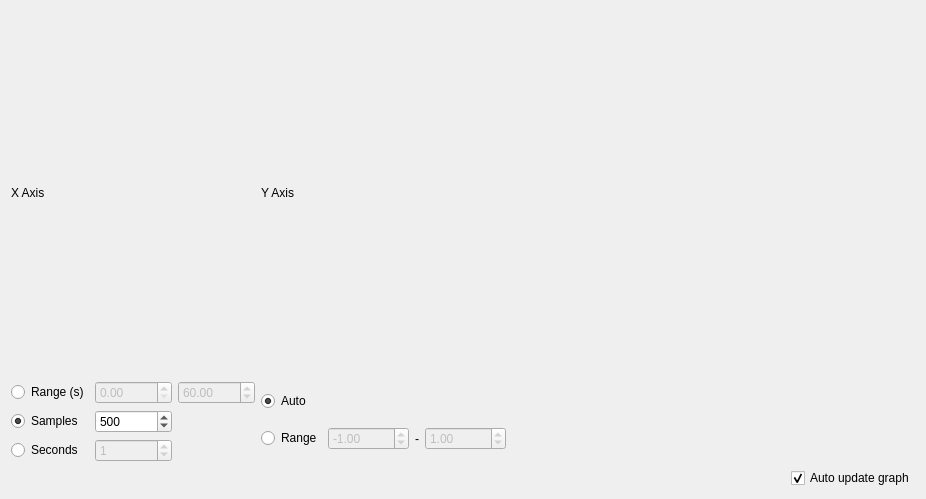
<?xml version="1.0" encoding="UTF-8"?>
<ui version="4.0">
 <class>Form</class>
 <widget class="QWidget" name="Form">
  <property name="geometry">
   <rect>
    <x>0</x>
    <y>0</y>
    <width>926</width>
    <height>499</height>
   </rect>
  </property>
  <property name="windowTitle">
   <string>Plot</string>
  </property>
  <layout class="QHBoxLayout" name="horizontalLayout">
   <item>
    <layout class="QVBoxLayout" name="mainLayout">
     <item>
      <layout class="QHBoxLayout" name="horizontalLayout_2">
       <item>
        <layout class="QVBoxLayout" name="plotLayout"/>
       </item>
      </layout>
     </item>
     <item>
      <layout class="QHBoxLayout" name="lowerLayout">
       <item>
        <layout class="QGridLayout" name="options">
         <item row="3" column="0">
          <layout class="QGridLayout" name="gridLayout">
           <item row="1" column="0">
            <layout class="QGridLayout" name="gridLayout_5">
             <item row="0" column="0">
              <widget class="QRadioButton" name="_enable_range_x">
               <property name="text">
                <string>Range (s)</string>
               </property>
               <property name="autoExclusive">
                <bool>false</bool>
               </property>
              </widget>
             </item>
             <item row="0" column="1">
              <widget class="QDoubleSpinBox" name="_range_x_min">
               <property name="enabled">
                <bool>false</bool>
               </property>
               <property name="minimum">
                <double>0</double>
               </property>
               <property name="maximum">
                <double>86400</double>
               </property>
               <property name="singleStep">
                <double>1</double>
               </property>
               <property name="value">
                <double>0</double>
               </property>
              </widget>
             </item>
             <item row="0" column="4">
              <widget class="QDoubleSpinBox" name="_range_x_max">
               <property name="enabled">
                <bool>false</bool>
               </property>
               <property name="minimum">
                <double>0</double>
               </property>
               <property name="maximum">
                <double>86400</double>
               </property>
               <property name="singleStep">
                <double>1</double>
               </property>
               <property name="value">
                <double>60</double>
               </property>
              </widget>
             </item>
             <item row="1" column="0">
              <widget class="QRadioButton" name="_enable_samples_x">
               <property name="enabled">
                <bool>true</bool>
               </property>
               <property name="text">
                <string>Samples</string>
               </property>
               <property name="checked">
                <bool>true</bool>
               </property>
               <property name="autoExclusive">
                <bool>false</bool>
               </property>
              </widget>
             </item>
             <item row="1" column="1">
              <widget class="QSpinBox" name="_nbr_of_samples_x">
               <property name="suffix">
                <string/>
               </property>
               <property name="maximum">
                <number>3000</number>
               </property>
               <property name="singleStep">
                <number>100</number>
               </property>
               <property name="value">
                <number>500</number>
               </property>
              </widget>
             </item>
             <item row="2" column="0">
              <widget class="QRadioButton" name="_enable_seconds_x">
               <property name="text">
                <string>Seconds</string>
               </property>
              </widget>
             </item>
             <item row="2" column="1">
              <widget class="QSpinBox" name="_nbr_of_seconds_x">
               <property name="enabled">
                <bool>false</bool>
               </property>
               <property name="suffix">
                <string/>
               </property>
               <property name="maximum">
                <number>59</number>
               </property>
               <property name="value">
                <number>1</number>
               </property>
              </widget>
             </item>
            </layout>
           </item>
           <item row="1" column="1">
            <layout class="QGridLayout" name="gridLayout_6">
             <item row="2" column="2">
              <widget class="QLabel" name="label_3">
               <property name="text">
                <string>-</string>
               </property>
              </widget>
             </item>
             <item row="2" column="0">
              <widget class="QRadioButton" name="_enable_range_y">
               <property name="enabled">
                <bool>true</bool>
               </property>
               <property name="text">
                <string>Range</string>
               </property>
               <property name="autoExclusive">
                <bool>false</bool>
               </property>
              </widget>
             </item>
             <item row="1" column="0">
              <widget class="QRadioButton" name="_enable_auto_y">
               <property name="text">
                <string>Auto</string>
               </property>
               <property name="checked">
                <bool>true</bool>
               </property>
               <property name="autoExclusive">
                <bool>false</bool>
               </property>
              </widget>
             </item>
             <item row="2" column="5">
              <spacer name="horizontalSpacer_2">
               <property name="orientation">
                <enum>Qt::Horizontal</enum>
               </property>
               <property name="sizeHint" stdset="0">
                <size>
                 <width>40</width>
                 <height>20</height>
                </size>
               </property>
              </spacer>
             </item>
             <item row="2" column="1">
              <widget class="QDoubleSpinBox" name="_range_y_min">
               <property name="enabled">
                <bool>false</bool>
               </property>
               <property name="minimum">
                <double>-65000.000000000000000</double>
               </property>
               <property name="maximum">
                <double>65000.000000000000000</double>
               </property>
               <property name="singleStep">
                <double>1.000000000000000</double>
               </property>
               <property name="value">
                <double>-1.000000000000000</double>
               </property>
              </widget>
             </item>
             <item row="2" column="4">
              <widget class="QDoubleSpinBox" name="_range_y_max">
               <property name="enabled">
                <bool>false</bool>
               </property>
               <property name="minimum">
                <double>-65000.000000000000000</double>
               </property>
               <property name="maximum">
                <double>65000.000000000000000</double>
               </property>
               <property name="singleStep">
                <double>1.000000000000000</double>
               </property>
               <property name="value">
                <double>1.000000000000000</double>
               </property>
              </widget>
             </item>
            </layout>
           </item>
           <item row="2" column="1">
            <layout class="QGridLayout" name="gridLayout_2">
             <item row="0" column="0">
              <spacer name="horizontalSpacer">
               <property name="orientation">
                <enum>Qt::Horizontal</enum>
               </property>
               <property name="sizeHint" stdset="0">
                <size>
                 <width>40</width>
                 <height>20</height>
                </size>
               </property>
              </spacer>
             </item>
             <item row="0" column="1">
              <widget class="QCheckBox" name="_auto_redraw">
               <property name="text">
                <string>Auto update graph</string>
               </property>
               <property name="checked">
                <bool>true</bool>
               </property>
              </widget>
             </item>
            </layout>
           </item>
           <item row="0" column="0">
            <widget class="QLabel" name="label">
             <property name="text">
              <string>X Axis</string>
             </property>
            </widget>
           </item>
           <item row="0" column="1">
            <widget class="QLabel" name="label_4">
             <property name="text">
              <string>Y Axis</string>
             </property>
            </widget>
           </item>
          </layout>
         </item>
        </layout>
       </item>
      </layout>
     </item>
    </layout>
   </item>
  </layout>
 </widget>
 <resources/>
 <connections/>
</ui>
